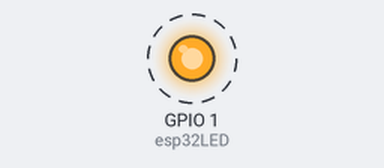
This sketch was run on a simulated ESP32. On the bench: output pins drawn as LEDs (lit = HIGH). Dashed ring = blinking.

Above: at 0.5 s.
Timing chart, 0 to 4.6 s (numbered marks = the images above):
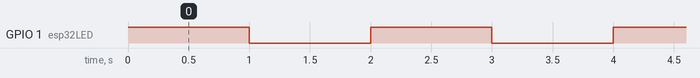

The sketch:

ESP32_Blink.ino
```cpp
/* Description:
 * Modified: http://www.arduino.cc/en/Tutorial/Blink example
 *
 * ESP32  www.AZ-Delivery.de  flashes at a frequency of 0.5 Hz
 *
 * T=2000ms=0.5 Hz  T=1/f
 *
 * ms       1000  1000
 * 3.3V    |      _____       _____
 * 0V      |_____|     |_____|     |_ t
 *
 * Name: Juergen Walter
 * Date: 200104

 * public domain
 */

int esp32LED = 1;                   //Blue LED on board at TX0 = Pin 1

// the setup function runs once when you power the board or press reset

void setup() {
  pinMode(esp32LED, OUTPUT);        //Pin 1 Output
}

void loop() {
  digitalWrite(esp32LED, HIGH);     // LED on
  delay(1000);                      // 1s wait - processor
  digitalWrite(esp32LED, LOW);      // LED off
  delay(1000);                      // 1s wait - processor
}
```

Measured:
- by itself, GPIO 1 (esp32LED): alternates HIGH for 1.0 s and LOW for 1.0 s
